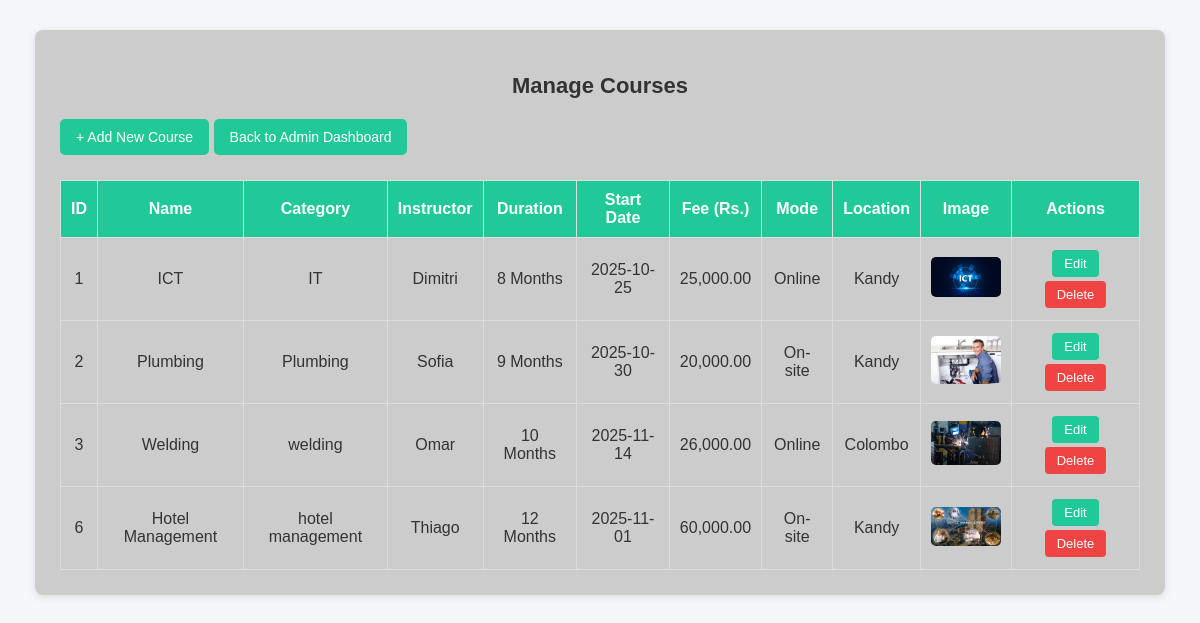
/admin/manage_course.php (signed in), run on the app's committed database.
### tables this page shows
CREATE TABLE `courses` (
  `course_id` int(11) NOT NULL,
  `course_name` varchar(150) NOT NULL,
  `category` varchar(100) NOT NULL,
  `course_des` text NOT NULL,
  `user_id` int(11) NOT NULL,
  `duration` int(11) NOT NULL,
  `start_date` date NOT NULL,
  `image` varchar(255) NOT NULL,
  `fee` decimal(10,2) NOT NULL,
  `mode` enum('Online','On-site') NOT NULL,
  `location` varchar(100) NOT NULL,
  `created_at` timestamp NOT NULL DEFAULT current_timestamp()
);

CREATE TABLE `users` (
  `user_id` int(11) NOT NULL,
  `username` varchar(100) NOT NULL,
  `role` enum('Admin','Instructor','Student') NOT NULL DEFAULT 'Student',
  `email` varchar(150) NOT NULL,
  `phone_num` varchar(150) NOT NULL,
  `password` varchar(255) NOT NULL,
  `gender` enum('Male','Female','Prefer not to say') NOT NULL,
  `image_user` varchar(250) NOT NULL,
  `created_at` timestamp NOT NULL DEFAULT current_timestamp()
);

### admin/manage_course.php (the view, shortened to what this page needs)
<?php
include('../includes/connect.php');
$result = $conn->query("SELECT c.*, u.username AS instructor
                        FROM courses c
                        LEFT JOIN users u ON c.user_id = u.user_id");
?>
<!DOCTYPE html>
<html lang="en">
<head>
  <link rel="stylesheet" href="../css/manage_course.css">
</head>
<body>
  <div class="admin-container">
    <h2>Manage Courses</h2>
    <a href="add_course.php" class="btn">+ Add New Course</a>
    <a href="./admin_dashboard.php" class="btn">Back to Admin Dashboard</a>
    <table>
      <tr>
        <th>ID</th>
        <th>Name</th>
        <th>Category</th>
        <th>Instructor</th>
        <th>Duration</th>
        <th>Start Date</th>
        <th>Fee (Rs.)</th>
        <th>Mode</th>
        <th>Location</th>
        <th>Image</th>
        <th>Actions</th>
      </tr>
      <?php while ($row = $result->fetch_assoc()) { ?>
        <tr>
          <td><?php echo $row['course_id']; ?></td>
          <td><?php echo htmlspecialchars($row['course_name']); ?></td>
          <td><?php echo htmlspecialchars($row['category']); ?></td>
          <td><?php echo $row['instructor'] ?: 'Not Assigned'; ?></td>
          <td><?php echo $row['duration']; ?> Months</td>
          <td><?php echo $row['start_date']; ?></td>
          <td><?php echo number_format($row['fee'], 2); ?></td>
          <td><?php echo $row['mode']; ?></td>
          <td><?php echo htmlspecialchars($row['location']); ?></td>
          <td>
  <?php if (!empty($row['image'])) { ?>
    <img src="../<?php echo htmlspecialchars($row['image']); ?>" width="70">
  <?php } else { echo "No Image"; } ?>
</td>
          <td>
            <a href="edit_course.php?id=<?php echo $row['course_id']; ?>" class="btn-small">Edit</a>
            <a href="delete_course.php?id=<?php echo $row['course_id']; ?>"
               class="btn-small btn-danger"
               onclick="return confirm('Are you sure you want to delete this course?')">
               Delete
            </a>
          </td>
        </tr>
      <?php } ?>
    </table>
  </div>
</body>
</html>

### css/manage_course.css (style rules this page uses)
body { font-family: Arial, sans-serif; background: #f4f6f9; margin: 0; padding: 0; color: #333; }
.admin-container { width: 90%; margin: 30px auto; background: #ccc; padding: 25px; border-radius: 8px; box-shadow: 0 2px 8px rgba(0,0,0,0.1); }
.admin-container h2 { text-align: center; margin-bottom: 20px; font-size: 22px; color: #333; }
.btn { display: inline-block; padding: 10px 16px; margin-bottom: 15px; border-radius: 5px; background: #20c997; color: #fff; text-decoration: none; font-size: 14px; transition: background 0.3s; }
.btn-small { display: inline-block; padding: 6px 12px; font-size: 13px; border-radius: 4px; text-decoration: none; margin: 2px; background: #20c997; color: white; transition: background 0.3s; }
.btn-danger { background: #ef4444; }
table { width: 100%; border-collapse: collapse; margin-top: 10px; }
th, td { padding: 10px; border: 1px solid #ddd; text-align: center; }
th { background: #20c997; color: #fff; font-weight: bold; }
td { color: #333; }
table img { border-radius: 5px; max-width: 70px; height: auto; }

### data on the page
courses: course_id "1", course_name "ICT", category "IT", user.username "Dimitri", duration "8", start_date "2025-10-25", fee "25,000.00", mode "Online", location "Kandy", image (picture)
courses: course_id "2", course_name "Plumbing", category "Plumbing", user.username "Sofia", duration "9", start_date "2025-10-30", fee "20,000.00", mode "On-site", location "Kandy", image (picture)
courses: course_id "3", course_name "Welding", category "welding", user.username "Omar", duration "10", start_date "2025-11-14", fee "26,000.00", mode "Online", location "Colombo", image (picture)
courses: course_id "6", course_name "Hotel Management", category "hotel management", user.username "Thiago", duration "12", start_date "2025-11-01", fee "60,000.00", mode "On-site", location "Kandy", image (picture)
